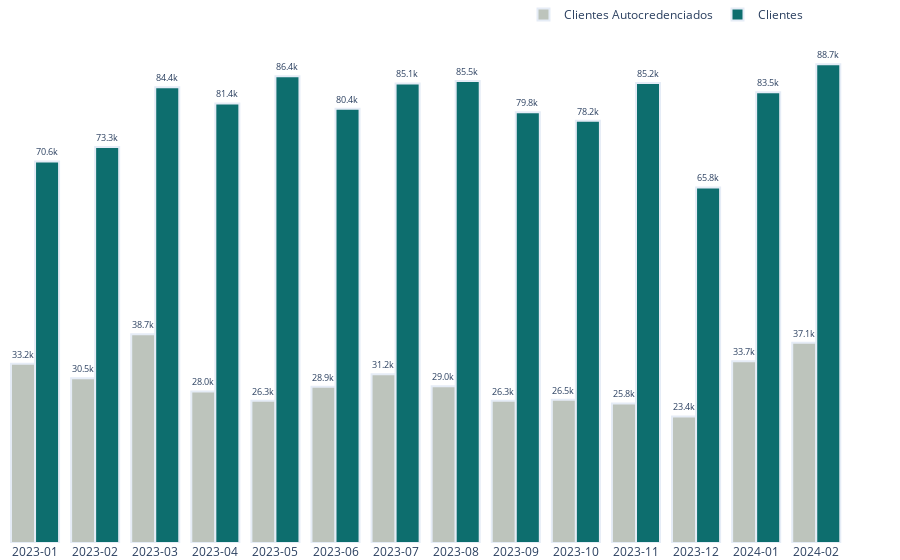

The notebook cell this image was saved under:
### Code cell
fig = make_subplots(1, 1, specs=[[{"secondary_y": True}]])

df_marketing['ANO_MES'] = pd.to_datetime(df_marketing['date']).dt.strftime('%Y-%m')
ano_mes_ = df_marketing.groupby('ANO_MES').agg({
    'new_clients_autocredenciamento':'sum',
    'investment_digital_marketing':'sum',
    'new_clients':'sum',
    'acquisition_diff':'sum'
}).reset_index()

twobarplot(
    fig,
    ano_mes_['ANO_MES'],
    ano_mes_["new_clients_autocredenciamento"],
    ano_mes_["acquisition_diff"],
    "Clientes Autocredenciados",
    "Clientes ",
)

### Figure 1 — Plotly figure (JSON) as saved in the notebook; plotly's stock layout.template omitted (floating-point values rounded to 4 significant figures)
{"data": [{"hoverinfo": "text", "marker": {"color": "#bdc4bc", "line": {"width": 2}}, "name": "Clientes Autocredenciados", "text": [33179, 30498, 38663, 28049, 26344, 28918, 31227, 29011, 26343, 26503, 25819, 23414, 33658, 37057], "textangle": 0, "textposition": "outside", "texttemplate": "%{text:.3s}", "type": "bar", "x": ["2023-01", "2023-02", "2023-03", "2023-04", "2023-05", "2023-06", "2023-07", "2023-08", "2023-09", "2023-10", "2023-11", "2023-12", "2024-01", "2024-02"], "y": [33179, 30498, 38663, 28049, 26344, 28918, 31227, 29011, 26343, 26503, 25819, 23414, 33658, 37057]}, {"hoverinfo": "text", "marker": {"color": "#0D6E6E", "line": {"width": 2}}, "name": "Clientes ", "text": [70636, 73337, 84369, 81373, 86435, 80387, 85082, 85531, 79754, 78193, 85188, 65825, 83452, 88653], "textangle": 0, "textposition": "outside", "texttemplate": "%{text:.3s}", "type": "bar", "x": ["2023-01", "2023-02", "2023-03", "2023-04", "2023-05", "2023-06", "2023-07", "2023-08", "2023-09", "2023-10", "2023-11", "2023-12", "2024-01", "2024-02"], "xaxis": "x", "y": [70636, 73337, 84369, 81373, 86435, 80387, 85082, 85531, 79754, 78193, 85188, 65825, 83452, 88653], "yaxis": "y"}], "layout": {"legend": {"orientation": "h", "x": 0.9, "xanchor": "right", "y": 1.02, "yanchor": "bottom"}, "margin": {"b": 0, "l": 5, "r": 0, "t": 5}, "plot_bgcolor": "rgba(255,255,255,0.5)", "xaxis": {"anchor": "y", "domain": [0, 0.94], "type": "category"}, "yaxis": {"anchor": "x", "domain": [0, 1], "visible": false}, "yaxis2": {"anchor": "x", "overlaying": "y", "side": "right", "visible": false}}}
